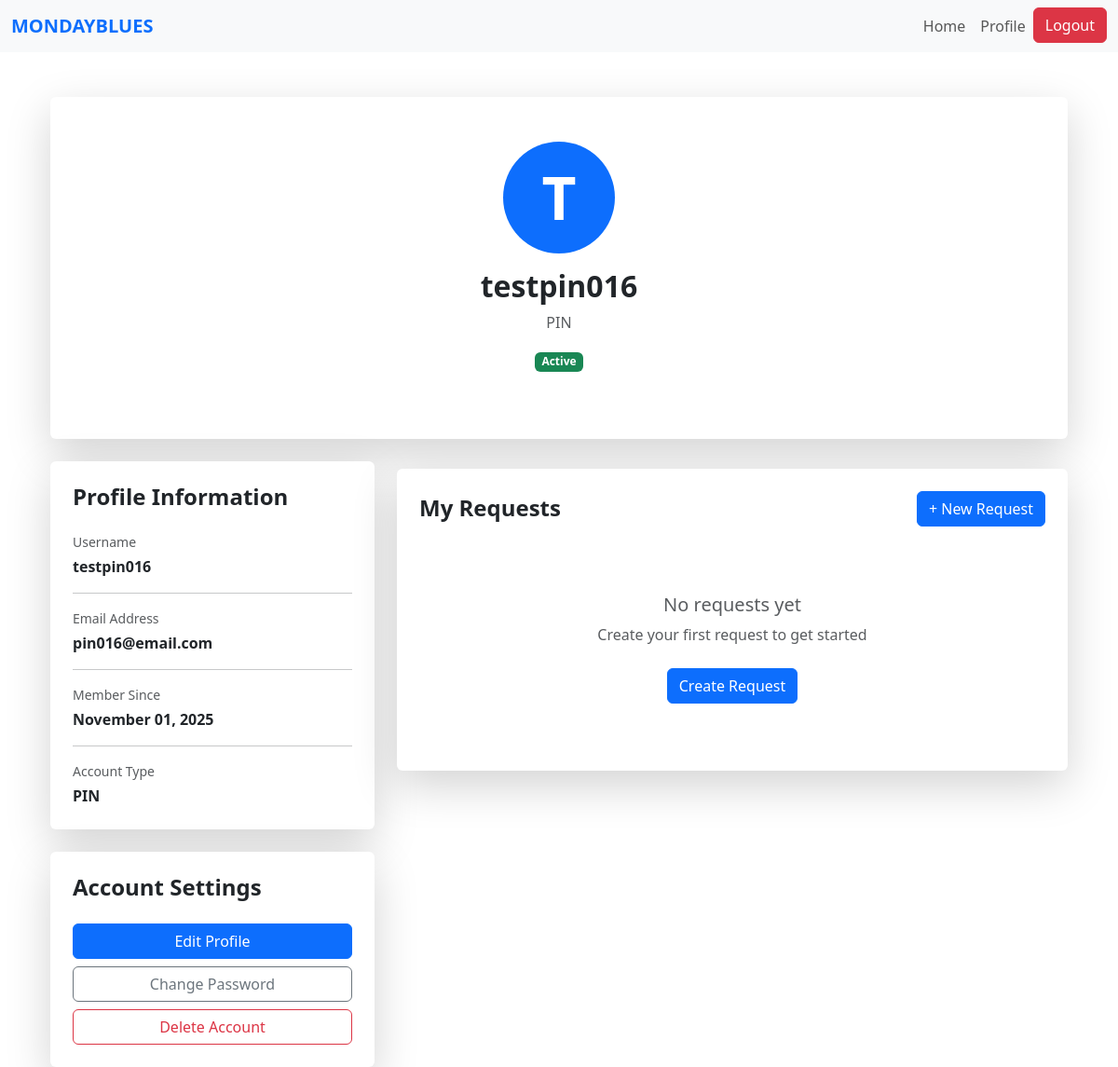
The page /pin/profile (signed in) on the database as committed earlier.
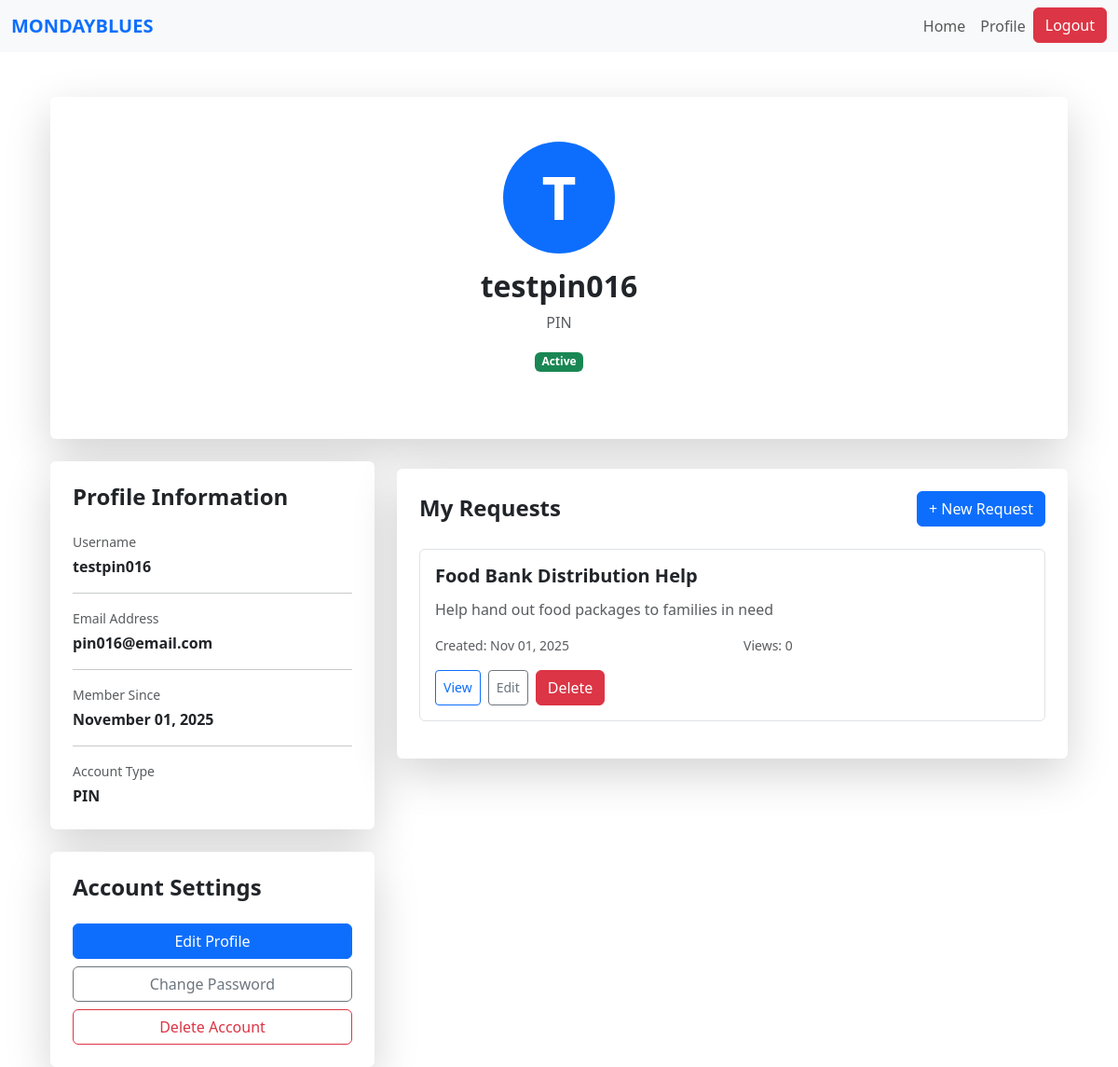
The same page on the database as committed later.
### website/models.py (models this page shows)
class User(db.Model, UserMixin):
    id = db.Column(db.Integer, primary_key=True)
    name = db.Column(db.String(150))
    email = db.Column(db.String(150), unique=True)
    password = db.Column(db.String(150))
    date_created = db.Column(db.DateTime(timezone=True), default=func.now())
    role = db.Column(db.String(50), default='PIN')
    status = db.Column(db.String(20), default='Pending')  # Pending, Approved, Suspended
    """    total_rating = db.Column(db.Float, default=0)
    num_ratings = db.Column(db.Integer, default=0)

    def update_rating(self, new_rating: float):
        #Update overall CSR rating with a new rating value.
        if self.num_ratings == 0:
            self.total_rating = new_rating
        else:
            self.total_rating = ((self.total_rating * self.num_ratings) + new_rating) / (self.num_ratings + 1)
        self.num_ratings += 1"""

class Request(db.Model):
    id = db.Column(db.Integer, primary_key=True)
    title = db.Column(db.String(150), nullable=False)
    description = db.Column(db.Text, nullable=False)
    category_id = db.Column(db.Integer, db.ForeignKey('category.id'), nullable=False)
    category = db.relationship('Category', backref='requests')
    status = db.Column(db.String(20), default='Pending')  # Pending, Accepted, Completed
    scheduled_datetime = db.Column(db.DateTime, nullable=False)
    view_count = db.Column(db.Integer, default=0)
    date_created = db.Column(db.DateTime, default=datetime.utcnow)
    user_id = db.Column(db.Integer, db.ForeignKey('user.id'), nullable=False)
    volunteer_id = db.Column(db.Integer, db.ForeignKey('volunteer.id'), nullable=True)
    user = db.relationship('User', backref=db.backref('requests', lazy=True, cascade='all, delete-orphan'), lazy=True)
    volunteer = db.relationship('Volunteer', backref=db.backref('assigned_requests', lazy=True), lazy=True)

### website/pin.py (the view)
@pin.route('/pin/profile')
@login_required
def pin_profile():
    if current_user.role != 'PIN':
        flash('Access denied.', 'danger')
        return redirect(url_for('views.home'))
    requests = Request.query.filter_by(user_id=current_user.id).order_by(Request.date_created.desc()).all()
    return render_template("pin_profile.html", requests=requests)

### website/templates/pin_profile.html (shortened to what this page needs)
{% extends "base.html" %}
{% block content %}
<div class="container mt-5">
    <div class="row justify-content-center">
        <div class="col-md-10 col-lg-12">
            <div class="card shadow-lg border-0 mb-4">
                <div class="card-body p-5">
                    <div class="text-center mb-4">
                        <div class="bg-primary rounded-circle d-inline-flex align-items-center justify-content-center mb-3" style="width: 120px; height: 120px;">
                            <span class="text-white display-3 fw-bold">{{ current_user.name[0].upper() }}</span>
                        </div>
                        <h2 class="fw-bold mb-2">{{ current_user.name }}</h2>
                        <p class="text-muted">{{ current_user.role }}</p>
                        <span class="badge
                            {% if current_user.status == 'Active' %} bg-success
                            {% elif current_user.status == 'Pending' %} bg-warning text-dark
                            {% elif current_user.status == 'Suspended' %} bg-danger
                            {% else %} bg-secondary {% endif %}">
                            {{ current_user.status }}
                        </span>
                    </div>
                </div>
            </div>
            <div class="row">
                <div class="col-lg-4">
                    <div class="card shadow-lg border-0 mb-4">
                        <div class="card-body p-4">
                            <h4 class="fw-bold mb-4">Profile Information</h4>
                            <div class="mb-3">
                                <p class="text-muted mb-1 small">Username</p>
                                <p class="fw-semibold mb-0">{{ current_user.name }}</p>
                            </div>
                            <hr>
                            <div class="mb-3">
                                <p class="text-muted mb-1 small">Email Address</p>
                                <p class="fw-semibold mb-0">{{ current_user.email }}</p>
                            </div>
                            <hr>
                            <div class="mb-3">
                                <p class="text-muted mb-1 small">Member Since</p>
                                <p class="fw-semibold mb-0">{{ current_user.date_created.strftime('%B %d, %Y') }}</p>
                            </div>
                            <hr>
                            <div>
                                <p class="text-muted mb-1 small">Account Type</p>
                                <p class="fw-semibold mb-0">{{ current_user.role }}</p>
                            </div>
                        </div>
                    </div>
                    <div class="card shadow-lg border-0">
                        <div class="card-body p-4">
                            <h4 class="fw-bold mb-4">Account Settings</h4>
                            <div class="d-grid gap-2">
                                <button class="btn btn-primary" onclick="location.href='/edit-profile'">Edit Profile</button>
                                <button class="btn btn-outline-secondary" onclick="location.href='/change-password'">Change Password</button>
                                <button class="btn btn-outline-danger" onclick="if(confirm('Are you sure you want to delete your account?')) location.href='/delete-account'">Delete Account</button>
                            </div>
                        </div>
                    </div>
                </div>
                <div class="col-lg-8 mt-2">
                    <div class="card shadow-lg border-0">
                        <div class="card-body p-4">
                            {% if current_user.status == "Pending" or current_user.status == "Suspended" %}
                                <div class="text-center py-5">
                                    <i class="bi bi-lock" style="font-size: 4rem; color: #ccc;"></i>
                                    <h4 class="fw-bold mt-3">Account Pending or Suspended</h4>
                                    <p class="text-muted">
                                        Your account is currently inactive. Please contact the administrator or wait for approval before creating requests.
                                    </p>
                                </div>
                            {% else %}
                                <div class="d-flex justify-content-between align-items-center mb-4">
                                    <h4 class="fw-bold mb-0">My Requests</h4>
                                    <button class="btn btn-primary" onclick="location.href='/create-request'">+ New Request</button>
                                </div>
                                {% if requests %}
                                    {% for request in requests %}
                                        <div class="card mb-3 border">
                                            <div class="card-body">
                                                <div class="d-flex justify-content-between align-items-start mb-2">
                                                    <h5 class="fw-bold mb-1">{{ request.title }}</h5>
                                                </div>
                                                <p class="text-muted mb-3">
                                                    {{ request.description[:100] }}{% if request.description|length > 100 %}...{% endif %}
                                                </p>
                                                <div class="row text-muted small mb-3">
                                                    <div class="col-md-6">
                                                         Created: {{ request.date_created.strftime('%b %d, %Y') }}
                                                    </div>
                                                    <div class="col-md-6">
                                                         Views: {{ request.view_count }}
                                                    </div>
                                                </div>
                                                <div class="d-flex gap-2">
                                                    <button class="btn btn-sm btn-outline-primary" onclick="location.href='/request/{{ request.id }}'">View</button>
                                                    {% if request.status == 'Completed' %}
                                                        <button class="btn btn-sm btn-outline-success" onclick="location.href='/request/{{ request.id }}/review'">Review</button>
                                                    {% else %}
                                                        <button class="btn btn-sm btn-outline-secondary" onclick="location.href='/request/{{ request.id }}/edit'">Edit</button>
                                                    {% endif %}
                                                    <form action="{{ url_for('csr.delete_request', request_id=request.id) }}" method="POST" onsubmit="return confirm('Are you sure you want to delete this request?');">
                                                        <button class="btn btn-danger" type="submit">
                                                             Delete
                                                        </button>
                                                    </form>
                                                </div>
                                            </div>
                                        </div>
                                    {% endfor %}
                                {% else %}
                                    <div class="text-center py-5">
                                        <h5 class="text-muted">No requests yet</h5>
                                        <p class="text-muted">Create your first request to get started</p>
                                        <button class="btn btn-primary mt-2" onclick="location.href='/create-request'">Create Request</button>
                                    </div>
                                {% endif %}
                            {% endif %}
                        </div>
                    </div>
                </div>
            </div>
        </div>
    </div>
</div>
{% endblock %}

### website/templates/base.html (shortened to what this page needs)
<!DOCTYPE html>
<html lang="en">
<head>
  <link
    href="https://cdn.jsdelivr.net/npm/bootstrap@5.3.3/dist/css/bootstrap.min.css"
    rel="stylesheet"
  />
</head>
<body>
  <nav class="navbar navbar-expand-lg navbar-light bg-light">
    <div class="container-fluid">
      <a class="navbar-brand text-uppercase fw-semibold text-primary" href="/">MondayBlues</a>
      <div class="collapse navbar-collapse" id="navbarNav">
        <ul class="navbar-nav ms-auto">
          {% if current_user.is_authenticated %}
            <li class="nav-item">
              <a class="nav-link" href="/">Home</a>
            </li>
            {% if current_user.role == 'PIN' %}
              <li class="nav-item">
                <a class="nav-link" href="{{ url_for('pin.pin_profile') }}">Profile</a>
              </li>
            {% elif current_user.role == 'Volunteer' %}
              <li class="nav-item">
                <a class="nav-link" href="{{ url_for('volunteer.volunteer_dashboard') }}">Dashboard</a>
              </li>
            {% elif current_user.role == 'Admin' %}
              <li class="nav-item">
                <a class="nav-link" href="/admin">Admin</a>
              </li>
            {% else %}
              <li class="nav-item">
                <a class="nav-link" href="#">Profile</a>
              </li>
            {% endif %}
            <li class="nav-item">
              <a class="btn btn-danger" type="button" href="/logout">Logout</a>
            </li>
          {% endif %}
        </ul>
      </div>
    </div>
  </nav>
  <div class="container mt-4">
    {% block content %}
    {% endblock %}
  </div>
</body>
</html>

Rows that differ between the two databases and show on the page:
added Request: title "Food Bank Distribution Help", description "Help hand out food packages to families in need", date_created "Nov 01, 2025", view_count "0"
Other text that changed with them:
text no longer shown: "No requests yet Create your first request to get started Create Request"
